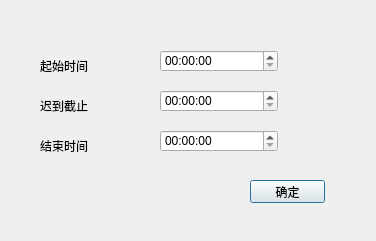
<?xml version="1.0" encoding="UTF-8"?>
<ui version="4.0">
 <class>timeSetDialog</class>
 <widget class="QDialog" name="timeSetDialog">
  <property name="geometry">
   <rect>
    <x>0</x>
    <y>0</y>
    <width>376</width>
    <height>241</height>
   </rect>
  </property>
  <property name="windowTitle">
   <string>Dialog</string>
  </property>
  <widget class="QTimeEdit" name="startTimeEdit">
   <property name="geometry">
    <rect>
     <x>160</x>
     <y>50</y>
     <width>118</width>
     <height>22</height>
    </rect>
   </property>
  </widget>
  <widget class="QTimeEdit" name="endTimeEdit">
   <property name="geometry">
    <rect>
     <x>160</x>
     <y>130</y>
     <width>118</width>
     <height>22</height>
    </rect>
   </property>
  </widget>
  <widget class="QLabel" name="label">
   <property name="geometry">
    <rect>
     <x>40</x>
     <y>60</y>
     <width>54</width>
     <height>12</height>
    </rect>
   </property>
   <property name="text">
    <string>起始时间</string>
   </property>
  </widget>
  <widget class="QLabel" name="label_2">
   <property name="geometry">
    <rect>
     <x>40</x>
     <y>140</y>
     <width>54</width>
     <height>12</height>
    </rect>
   </property>
   <property name="text">
    <string>结束时间</string>
   </property>
  </widget>
  <widget class="QLabel" name="label_3">
   <property name="geometry">
    <rect>
     <x>40</x>
     <y>100</y>
     <width>54</width>
     <height>12</height>
    </rect>
   </property>
   <property name="text">
    <string>迟到截止</string>
   </property>
  </widget>
  <widget class="QTimeEdit" name="spliteTimeEdit">
   <property name="geometry">
    <rect>
     <x>160</x>
     <y>90</y>
     <width>118</width>
     <height>22</height>
    </rect>
   </property>
  </widget>
  <widget class="QPushButton" name="pushButton">
   <property name="geometry">
    <rect>
     <x>250</x>
     <y>180</y>
     <width>75</width>
     <height>23</height>
    </rect>
   </property>
   <property name="text">
    <string>确定</string>
   </property>
  </widget>
 </widget>
 <resources/>
 <connections/>
</ui>
